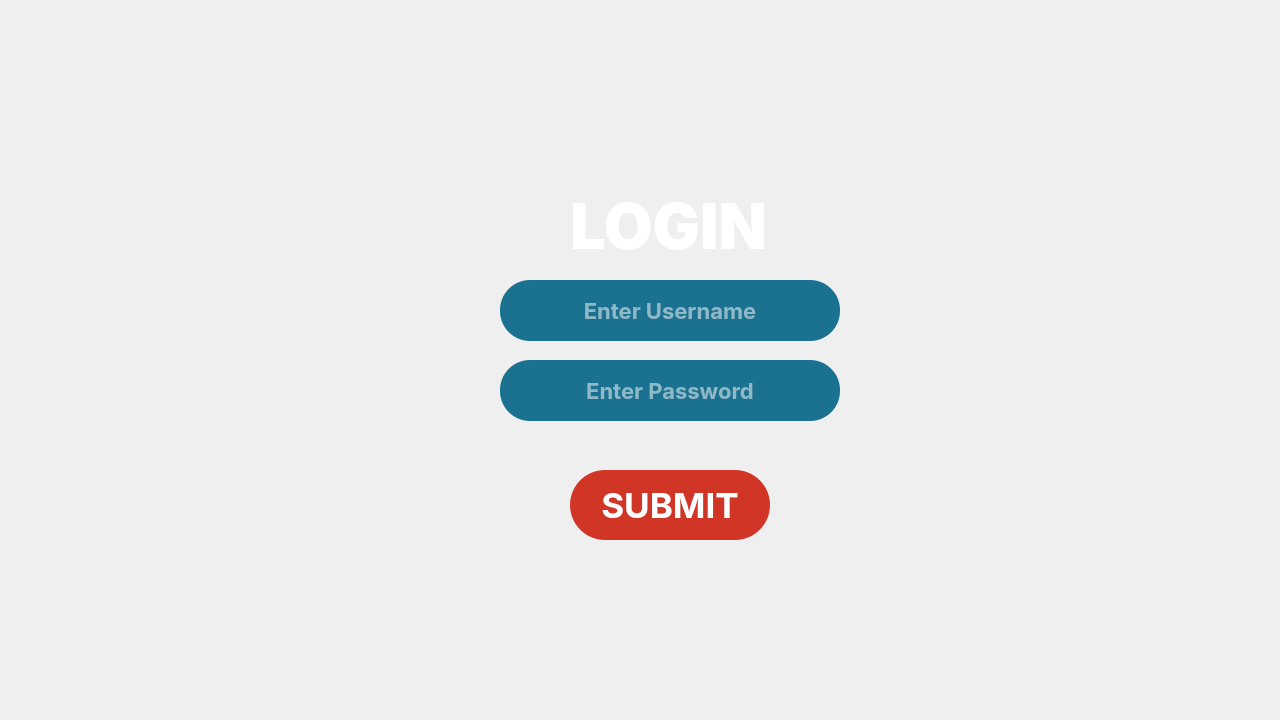
<?xml version="1.0" encoding="UTF-8"?>
<ui version="4.0">
 <class>MainWindow</class>
 <widget class="QMainWindow" name="MainWindow">
  <property name="geometry">
   <rect>
    <x>0</x>
    <y>0</y>
    <width>1280</width>
    <height>720</height>
   </rect>
  </property>
  <property name="windowTitle">
   <string>MainWindow</string>
  </property>
  <widget class="QWidget" name="centralwidget">
   <widget class="QLabel" name="label">
    <property name="geometry">
     <rect>
      <x>0</x>
      <y>0</y>
      <width>1280</width>
      <height>720</height>
     </rect>
    </property>
    <property name="styleSheet">
     <string notr="true">background-image: url(&quot;:/images/background.png&quot;);</string>
    </property>
    <property name="text">
     <string/>
    </property>
   </widget>
   <widget class="QLabel" name="label_2">
    <property name="geometry">
     <rect>
      <x>570</x>
      <y>180</y>
      <width>211</width>
      <height>91</height>
     </rect>
    </property>
    <property name="styleSheet">
     <string notr="true">color: #FFF;

font-family: Inter;
font-size: 63px;
font-style: normal;
font-weight: 700;
line-height: normal;</string>
    </property>
    <property name="text">
     <string>LOGIN</string>
    </property>
   </widget>
   <widget class="QLineEdit" name="lineEdit">
    <property name="geometry">
     <rect>
      <x>500</x>
      <y>280</y>
      <width>340</width>
      <height>61</height>
     </rect>
    </property>
    <property name="styleSheet">
     <string notr="true">border-radius: 30px;
background: #1A7290;
color: #FFF;

text-align: center;
font-family: Inter;
font-size: 22px;
font-style: normal;
font-weight: 600;
line-height: normal;</string>
    </property>
    <property name="alignment">
     <set>Qt::AlignCenter</set>
    </property>
    <property name="placeholderText">
     <string>Enter Username</string>
    </property>
   </widget>
   <widget class="QLineEdit" name="lineEdit_2">
    <property name="geometry">
     <rect>
      <x>500</x>
      <y>360</y>
      <width>340</width>
      <height>61</height>
     </rect>
    </property>
    <property name="styleSheet">
     <string notr="true">border-radius: 30px;
background: #1A7290;
color: #FFF;

text-align: center;
font-family: Inter;
font-size: 22px;
font-style: normal;
font-weight: 600;
line-height: normal;</string>
    </property>
    <property name="alignment">
     <set>Qt::AlignCenter</set>
    </property>
    <property name="placeholderText">
     <string>Enter Password</string>
    </property>
   </widget>
   <widget class="QPushButton" name="pushButton">
    <property name="geometry">
     <rect>
      <x>570</x>
      <y>470</y>
      <width>200</width>
      <height>70</height>
     </rect>
    </property>
    <property name="styleSheet">
     <string notr="true">border-radius: 35px;
background: #D13526;
color: #FFF;

text-align: center;
font-family: Inter;
font-size: 35px;
font-style: normal;
font-weight: 600;
line-height: normal;
</string>
    </property>
    <property name="text">
     <string>SUBMIT</string>
    </property>
   </widget>
  </widget>
 </widget>
 <resources/>
 <connections/>
</ui>
